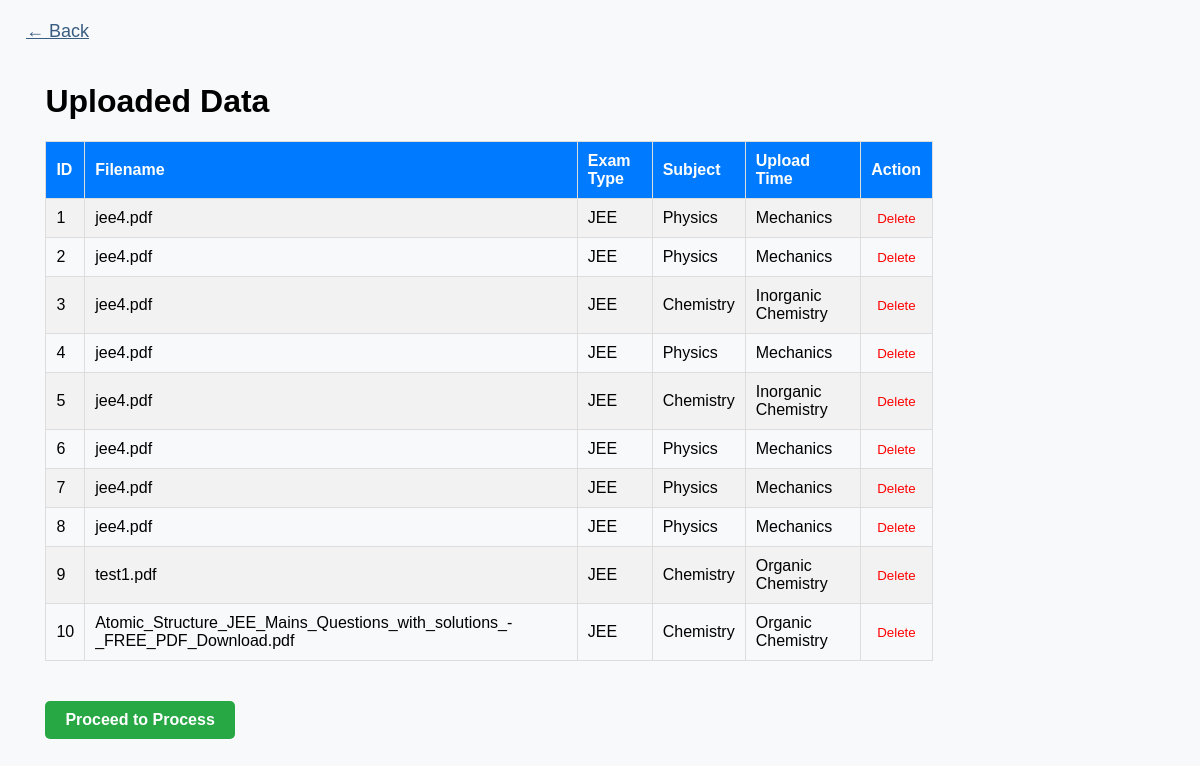
Before: /view_data with the older database file.
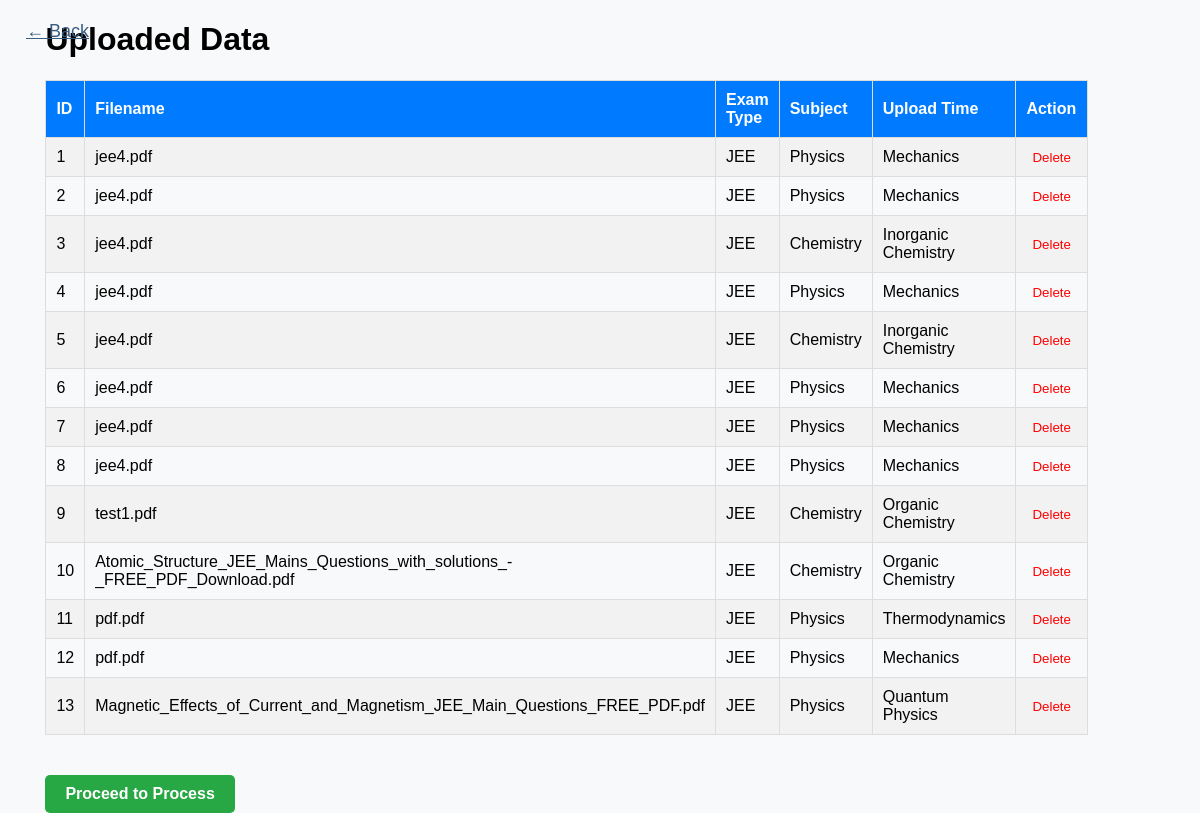
After: the same page with the newer database file.
### tables this page shows
CREATE TABLE pdfs (
            id INTEGER PRIMARY KEY AUTOINCREMENT,
            filename TEXT NOT NULL,
            exam_type TEXT NOT NULL,
            subject TEXT NOT NULL,
            topic_tags TEXT,
            upload_time TIMESTAMP DEFAULT CURRENT_TIMESTAMP
        );

### app.py (the view)
@app.route('/view_data')
def view_data():
    with sqlite3.connect(DATABASE) as conn:
        cursor = conn.cursor()
        cursor.execute('SELECT * FROM pdfs')
        rows = cursor.fetchall()
    return render_template('view_data.html', rows=rows)

### templates/view_data.html (shortened to what this page needs)
<!DOCTYPE html>
<html lang="en">
<head>
</head>
<body>
    <button class="back-button" onclick="window.location.href='/'">&larr; Back</button>
    <div class="container">
        <div class="card">
            <h1>Uploaded Data</h1>
            <table>
                <tr>
                    <th>ID</th>
                    <th>Filename</th>
                    <th>Exam Type</th>
                    <th>Subject</th>
                    <th>Upload Time</th>
                    <th>Action</th>
                </tr>
                {% for row in rows %}
                <tr>
                    <td>{{ row[0] }}</td>
                    <td>{{ row[1] }}</td>
                    <td>{{ row[2] }}</td>
                    <td>{{ row[3] }}</td>
                    <td>{{ row[4] }}</td>
                    <td>
                        <form action="{{ url_for('delete_row', id=row[0]) }}" method="POST" onsubmit="return confirm('Are you sure you want to delete this row?');">
                            <button type="submit" class="delete-button">Delete</button>
                        </form>
                    </td>
                </tr>
                {% endfor %}
            </table>
            <form action="{{ url_for('process_pdf') }}" method="POST">
                <button type="submit" class="proceed-button" onclick="showLoading();">Proceed to Process</button>
            </form>
        </div>
    </div>
</body>
</html>

### templates/view_data.html (style rules this page uses)
body, html { margin: 0; padding: 0; box-sizing: border-box; font-family: Arial, sans-serif; background-color: #f8f9fa; }
body { display: flex; flex-direction: column; align-items: center; justify-content: center; min-height: 100vh; }
.back-button { position: absolute; top: 20px; left: 20px; background-color: transparent; color: #395c82; border: none; font-size: 18px; cursor: pointer; text-decoration: underline; }
table { width: 80%; border-collapse: collapse; margin: 20px 0; }
table th, table td { border: 1px solid #ddd; padding: 10px; text-align: left; }
table th { background-color: #007bff; color: white; position: sticky; top: 0; z-index: 1; }
table tr:nth-child(even) { background-color: #f2f2f2; }
.proceed-button { margin-top: 20px; padding: 10px 20px; font-size: 16px; font-weight: bold; color: #fff; background-color: #28a745; border: none; border-radius: 5px; cursor: pointer; text-align: center; transition: background-color 0.3s ease; }
.delete-button { color: red; border: none; background: none; cursor: pointer; }

Changed rows visible on the page:
added pdfs: id "11", filename "pdf.pdf", exam_type "JEE", subject "Physics", topic_tags "Thermodynamics"
added pdfs: id "12", filename "pdf.pdf", exam_type "JEE", subject "Physics", topic_tags "Mechanics"
added pdfs: id "13", filename "Magnetic_Effects_of_Current_and_Magnetism_JEE_Main_Questions_FREE_PDF.pdf", exam_type "JEE", subject "Physics", topic_tags "Quantum Physics"
